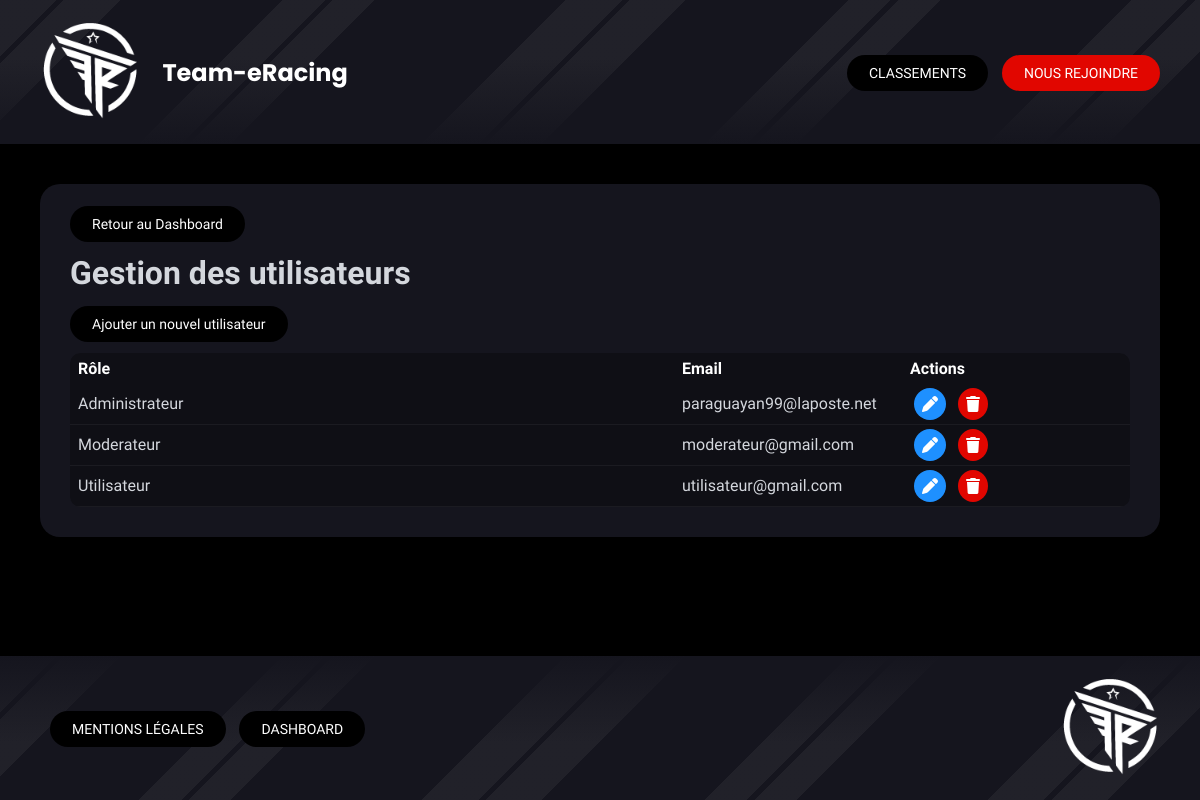
Page /index.php?controller=users&action=index (signed in) on the earlier database version.
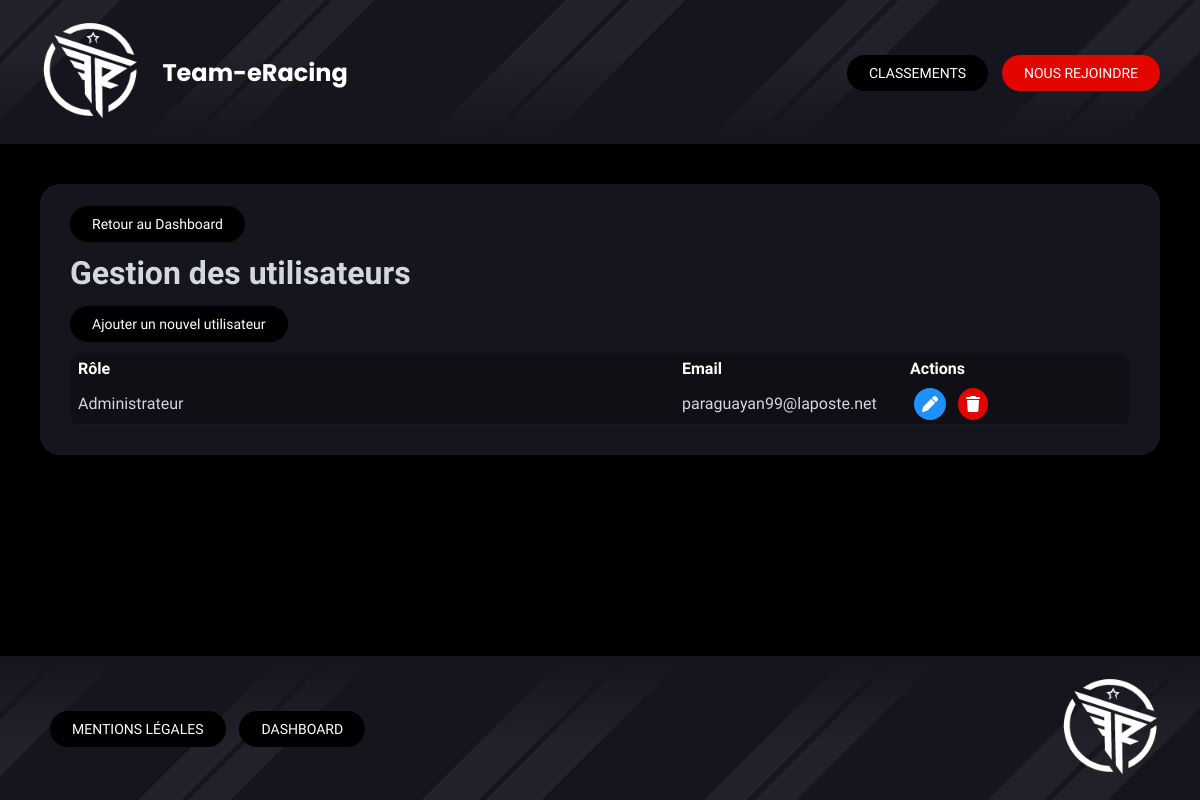
Same page on the later database version.
### tables this page shows
CREATE TABLE users (
  id INT AUTO_INCREMENT PRIMARY KEY,
  email VARCHAR(191) NOT NULL UNIQUE,
  password_hash VARCHAR(255) NOT NULL,
  role_id INT NOT NULL,
  FOREIGN KEY (role_id) REFERENCES roles(id) ON DELETE CASCADE
);

CREATE TABLE roles (
  id INT AUTO_INCREMENT PRIMARY KEY,
  name VARCHAR(50) NOT NULL
);

### Controllers/Controller.php (called while the page is built, shortened)
<?php
abstract class Controller
{
    public function render(string $path, array $data = [])
    {
        extract($data);
        include dirname(__DIR__) . '/Views/' . $path . '.php';
        include dirname(__DIR__) . '/Views/base.php';
    }
}
?>

### Controllers/UsersController.php (called while the page is built, shortened)
<?php
class UsersController extends Controller {
    public function index()
    {
        $users = UsersModel::all();
        $roles = RolesModel::allRoles();
        $this->render('dashboard/users/index', [
            'list' => $users,
            'roles' => $roles
        ]);
    }
}
?>

### public/index.php (called while the page is built, shortened)
<?php
include '../Autoloader.php';
$route = new Router();
$route->routes();
?>

### Autoloader.php (called while the page is built, shortened)
<?php
class Autoloader{
    static function autoload($class){
        $class = str_replace(__NAMESPACE__.'\\','',$class);
        $class = str_replace('\\','/',$class);
    }
}
?>

### Core/DbConnect.php (called while the page is built, shortened)
<?php
class DbConnect
{
    protected $connection;
    public function getConnection()
    {
        return $this->connection;
    }
    public function __construct()
    {
        try {
            $dsn = 'mysql:host=' . self::SERVER . ';dbname=' . self::BASE . ';charset=utf8mb4';
                $this->connection = new PDO($dsn, self::USER, self::PASSWORD, [
                    PDO::ATTR_ERRMODE => PDO::ERRMODE_EXCEPTION,
                    PDO::ATTR_DEFAULT_FETCH_MODE => PDO::FETCH_OBJ,
                    PDO::ATTR_EMULATE_PREPARES => false
                ]);
        } catch (Exception $e) {
            die('Erreur : ' . $e->getMessage());
        }
    }
}
?>

### Models/UsersModel.php (called while the page is built, shortened)
<?php
class UsersModel extends DbConnect {
    public static function all(){
        $db = new DbConnect();
        return $db->getConnection()->query("
            SELECT users.id, email, roles.name as role
            FROM users
            JOIN roles ON users.role_id = roles.id
        ")->fetchAll();
    }
}
?>

### Views/dashboard/users/index.php (the view, shortened to what this page needs)
<div class="section-dashboard">
    <div class="section-header">
        <a class="nav-btn-dashboard" href="index.php?controller=dashboard">Retour au Dashboard</a>
        <h1>Gestion des utilisateurs</h1>
        <a class="nav-btn-dashboard" href="index.php?controller=users&action=create">Ajouter un nouvel utilisateur</a>
    </div>
    <div class="table-responsive">
        <table class="dashboard-table">
            <thead>
                <tr>
                    <th>Rôle</th>
                    <th>Email</th>
                    <th class="actions-column">Actions</th>
                </tr>
            </thead>
            <tbody>
                <?php foreach ($list as $user): ?>
                <tr>
                    <td><?= htmlspecialchars($user->role) ?></td>
                    <td><?= htmlspecialchars($user->email) ?></td>
                    <td class="actions">
                        <a class="action-btn edit" href="index.php?controller=users&action=update&id=<?= $user->id ?>">
                            <i class="fa-solid fa-pen"></i>
                        </a>
                        <a class="action-btn delete" href="index.php?controller=users&action=delete&id=<?= $user->id ?>">
                            <i class="fa-solid fa-trash"></i>
                        </a>
                    </td>
                </tr>
                <?php endforeach; ?>
            </tbody>
        </table>
    </div>
</div>

Differences in the rows shown:
removed users: role.name "Moderateur", email "moderateur@gmail.com"
removed users: role.name "Utilisateur", email "utilisateur@gmail.com"
